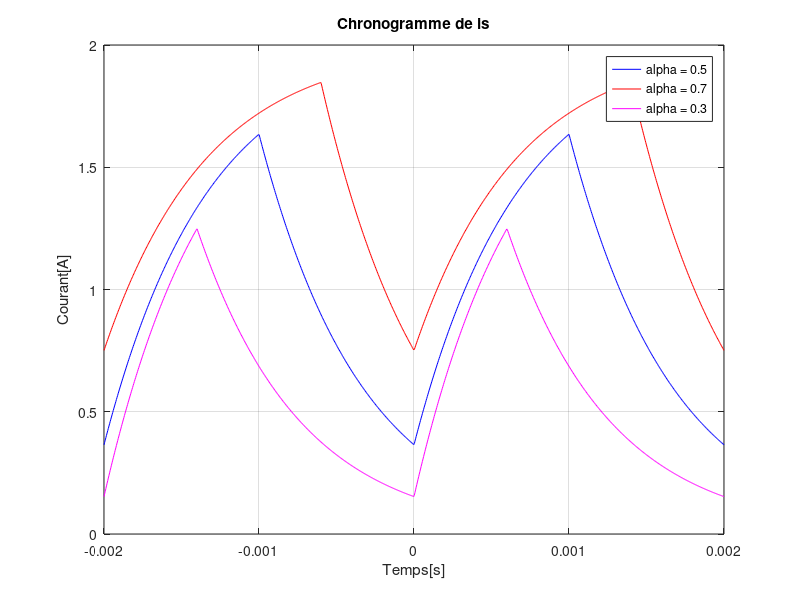

Reproduce this figure in MATLAB.
clear all;clf;


U = 30;
R = 15;
L = 10*10^-3;
T = 2*10^-3;
alpha = 0.5;
alpha1 = 0.7;
alpha2 = 0.3;

i0 = (U/R)*(exp((R/L)*alpha*T)-1)/(exp(R*T/L)-1)
ia = (U/R)+(i0-U/R)*exp(-R*alpha*T/L)

i0_1 = (U/R)*(exp((R/L)*alpha1*T)-1)/(exp(R*T/L)-1)
ia_1 = (U/R)+(i0_1-U/R)*exp(-R*alpha1*T/L)

i0_2 = (U/R)*(exp((R/L)*alpha2*T)-1)/(exp(R*T/L)-1)
ia_2 = (U/R)+(i0_2-U/R)*exp(-R*alpha2*T/L)


t = linspace(-T,T,1000);

is = zeros(size(t));
is =((U/R)+(i0-U/R)*exp(-R*t/L)).*(t>=0 & t<alpha*T) + (ia*exp((-R/L)*(t-alpha*T))).*(t>=alpha*T & t<=T) + ((U/R)+(i0-U/R)*exp(-R*(t+T)/L)).*(t>=-T & t<(-T+alpha*T)) + (ia*exp((-R/L)*(t+T-alpha*T))).*(t>=(-T+alpha*T) & t<0)
is_1 = ((U/R)+(i0_1-U/R)*exp(-R*t/L)).*(t>=0 & t<alpha1*T) + (ia_1*exp((-R/L)*(t-alpha1*T))).*(t>=alpha1*T & t<=T) + ((U/R)+(i0_1-U/R)*exp(-R*(t+T)/L)).*(t>=-T & t<(-T+alpha1*T)) + (ia_1*exp((-R/L)*(t+T-alpha1*T))).*(t>=(-T+alpha1*T) & t<0)
is_2 = ((U/R)+(i0_2-U/R)*exp(-R*t/L)).*(t>=0 & t<alpha2*T) + (ia_2*exp((-R/L)*(t-alpha2*T))).*(t>=alpha2*T & t<=T) + ((U/R)+(i0_2-U/R)*exp(-R*(t+T)/L)).*(t>=-T & t<(-T+alpha2*T)) + (ia_2*exp((-R/L)*(t+T-alpha2*T))).*(t>=(-T+alpha2*T) & t<0)

is_moy(1) = mean(is);
is_moy(2) = mean(is_1);
is_moy(3) = mean(is_2);
Ondulation(1) = ia-i0;
Ondulation(2) = ia_1-i0_1;
Ondulation(3) = ia_2-i0_2;
izero(1) = i0;
izero(2) = i0_1;
izero(3) = i0_2;
ialpha(1) = ia;
ialpha(2) = ia_1;
ialpha(3) = ia_2;

plot(t,is,'b'),grid on,hold on;
plot(t,is_1,'r')
plot(t,is_2,'m')

legend("alpha = 0.5","alpha = 0.7","alpha = 0.3");
title("Chronogramme de is");
ylabel("Courant[A]");
xlabel("Temps[s]");
ylim([0 U/R]);

for i = 1:3
fprintf("Courant moyen = %.4f [A]\n",is_moy(i));
fprintf("Ondulation = %.4f [A]\n",Ondulation(i));
fprintf("i_0 = %.4f [A]\n",izero(i));
fprintf("i_alpha = %.4f [A]\n",ialpha(i));
end 